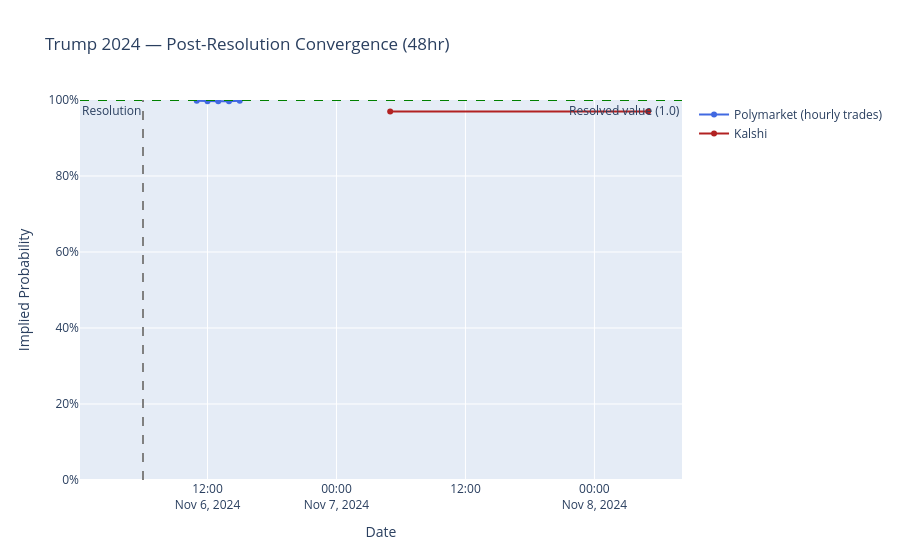

The notebook cell this image was saved under:
### Markdown cell above
Plot post-resolution convergence on Polymarket (hourly trades) and Kalshi.

### Code cell
kal_post = kal_df[
  (kal_df['timestamp'] >= resolution_time) &
  (kal_df['timestamp'] <= window_end)
].copy()

fig = go.Figure()

fig.add_trace(go.Scatter(
  x=hourly['timestamp'],
  y=hourly['price'],
  mode='lines+markers',
  name='Polymarket (hourly trades)',
  line=dict(color='royalblue', width=2)
))

fig.add_trace(go.Scatter(
  x=kal_post['timestamp'],
  y=kal_post['price'],
  mode='lines+markers',
  name='Kalshi',
  line=dict(color='firebrick', width=2)
))

fig.add_hline(
  y=resolved_value,
  line_dash='dash',
  line_color='green',
  annotation_text='Resolved value (1.0)',
  annotation_position='bottom right'
)

fig.add_vline(
  x=resolution_time.timestamp() * 1000,
  line_dash='dash',
  line_color='grey',
  annotation_text='Resolution',
  annotation_position='top left'
)

fig.update_layout(
  title='Trump 2024 — Post-Resolution Convergence (48hr)',
  xaxis_title='Date',
  yaxis_title='Implied Probability',
  yaxis=dict(range=[0, 1], tickformat='.0%'),
  hovermode='x unified'
)

fig.show()

### Figure 1 — Plotly figure (JSON) as saved in the notebook; plotly's stock layout.template omitted (floating-point values rounded to 4 significant figures)
{"data": [{"line": {"color": "royalblue", "width": 2}, "mode": "lines+markers", "name": "Polymarket (hourly trades)", "type": "scatter", "x": ["2024-11-06T11:00:00", "2024-11-06T12:00:00", "2024-11-06T13:00:00", "2024-11-06T14:00:00", "2024-11-06T15:00:00"], "y": [0.998, 0.997, 0.997, 0.997, 0.998]}, {"line": {"color": "firebrick", "width": 2}, "mode": "lines+markers", "name": "Kalshi", "type": "scatter", "x": ["2024-11-07T05:00:00.000000", "2024-11-08T05:00:00.000000"], "y": [0.97, 0.97]}], "layout": {"annotations": [{"showarrow": false, "text": "Resolved value (1.0)", "x": 1, "xanchor": "right", "xref": "x domain", "y": 1, "yanchor": "top", "yref": "y"}, {"showarrow": false, "text": "Resolution", "x": 1730872800000, "xanchor": "right", "xref": "x", "y": 1, "yanchor": "top", "yref": "y domain"}], "hovermode": "x unified", "shapes": [{"line": {"color": "green", "dash": "dash"}, "type": "line", "x0": 0, "x1": 1, "xref": "x domain", "y0": 1, "y1": 1, "yref": "y"}, {"line": {"color": "grey", "dash": "dash"}, "type": "line", "x0": 1730872800000, "x1": 1730872800000, "xref": "x", "y0": 0, "y1": 1, "yref": "y domain"}], "title": {"text": "Trump 2024 — Post-Resolution Convergence (48hr)"}, "xaxis": {"title": {"text": "Date"}}, "yaxis": {"range": [0, 1], "tickformat": ".0%", "title": {"text": "Implied Probability"}}}}
